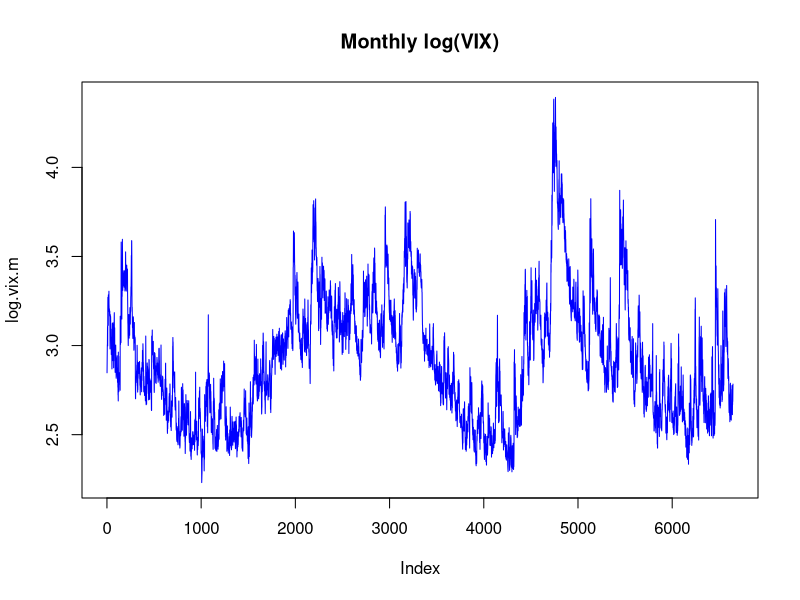
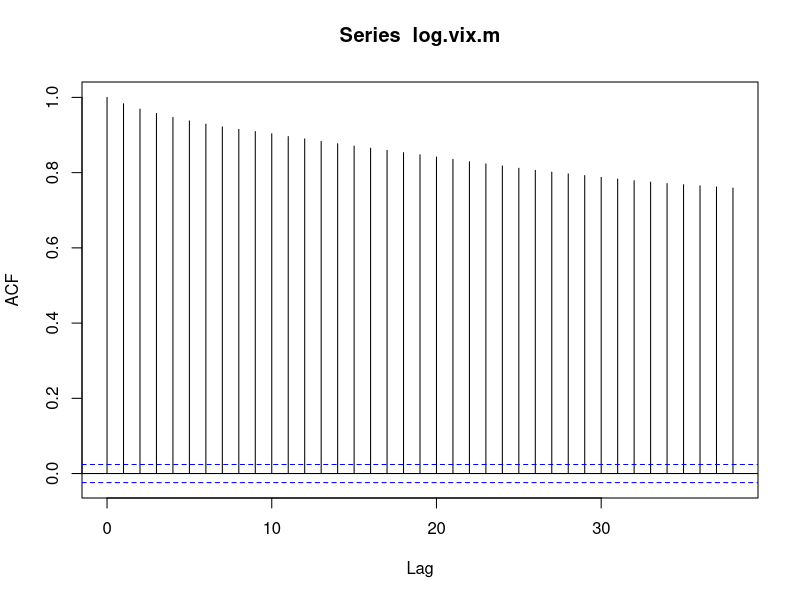
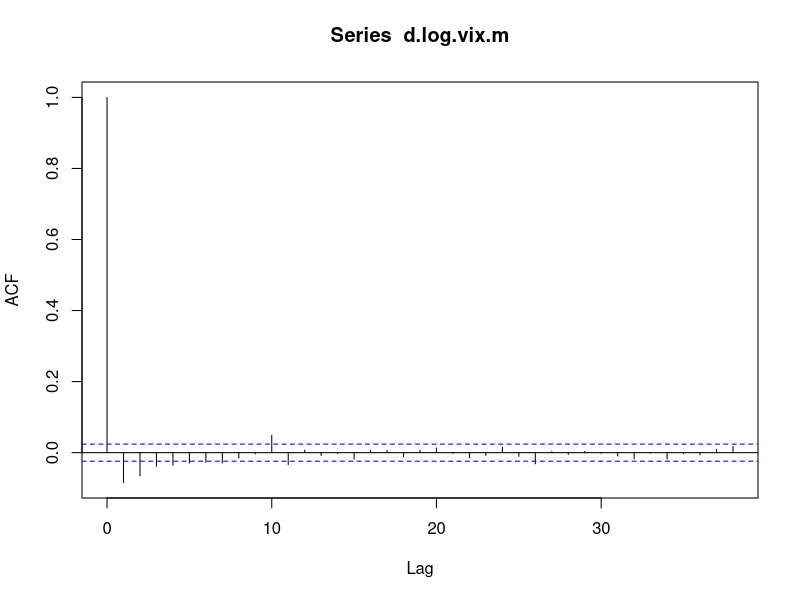
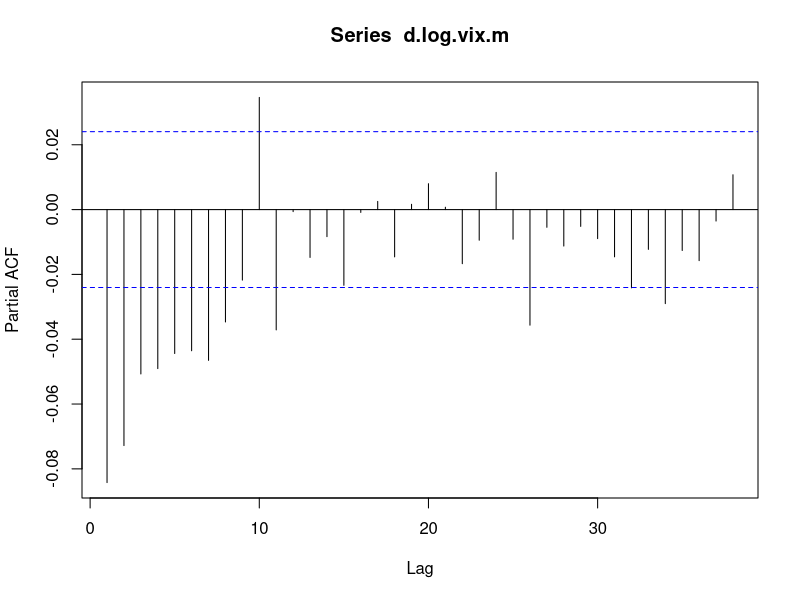

Generate these figures, in order, with R:
setwd("H:\\Users\\Ran Zhao\\Research\\Fitting VIX")

# load in data, daily/monthly
vix_indeX_monthly = read.csv("vix_d.csv")
vix_index_daily = read.csv("vix_m.csv")

log.vix.m = log(vix_indeX_monthly[,2])
log.vix.d = log(vix_index_daily[,2])


############################################################################
########################   Empirical TSA   #################################
# stationary check
plot(log.vix.m, type='l', col='blue',main='Monthly log(VIX)')
acf(log.vix.m)   # not stationary

# take the first difference of the log(VIX) process
d.log.vix.m = diff(log.vix.m)
acf(d.log.vix.m)  # stationary
pacf(d.log.vix.m) # preliminary order detection

# fit autoregression model
short.term = 1:6
long.term = 10:15

aic.matrix = matrix(0, nrow = length(short.term), ncol = length(long.term), dimnames = list(c(short.term),c(long.term)))
  
for (i in 1:length(short.term)){
  for (j in 1:length(long.term)){
    fit.para = rep(0,max(long.term)+1)
    fit.para[short.term[i]] = NA   # fit the short term VIX
    fit.para[long.term[j]] = NA   # fit the long term VIX
    #fit.para[max(long.term)+1] = NA  # fit the intercept
    fit.arima = arima(d.log.vix.m, order=c(max(long.term),0,0), fixed=fit.para)
    aic.matrix[i,j] = fit.arima$aic
  }
}
 
# the final fitting model
short.term.index = which(aic.matrix == min(aic.matrix), arr.ind=TRUE)[1]
long.term.index = which(aic.matrix == min(aic.matrix), arr.ind=TRUE)[2]
fit.para.final = rep(0,max(long.term)+1)

fit.para.final[short.term[short.term.index]] = NA   # fit the short term VIX
fit.para.final[long.term[long.term.index]] = NA   # fit the long term VIX
#fit.para.final[max(long.term)+1] = NA  # fit the intercept
fit.arima.final = arima(d.log.vix.m, order=c(max(long.term),0,0), fixed=fit.para.final)
############################################################################

############################################################################
#####################   State Variable Method   ############################




############################################################################
